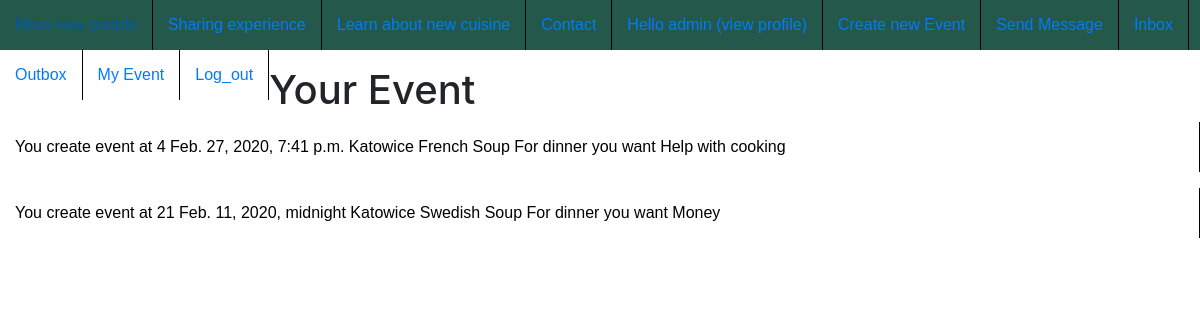
Before: /my_event_detail/ (signed in) with the older database file.
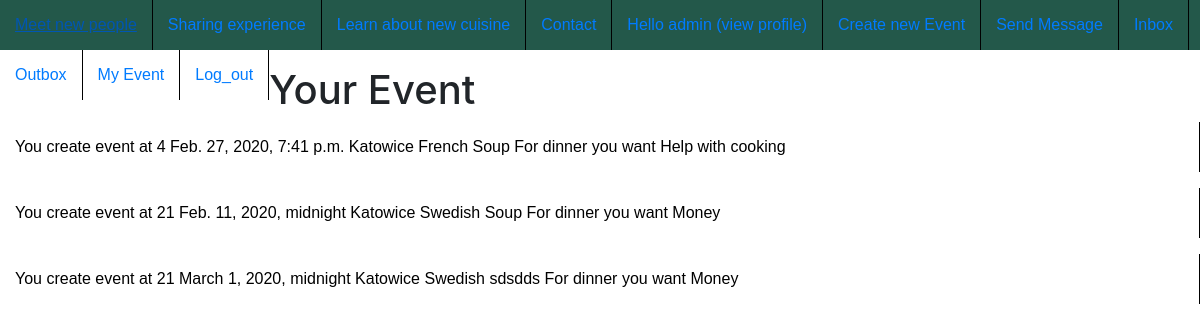
After: the same page with the newer database file.
### cooking/models.py (models this page shows, shortened)
class Event(models.Model):
    COST_CHOISES = (
        ('M', 'Money'),
        ('P', 'Product'),
        ('C', "Help with cooking"),
        ('D', "Help with wash dish"),
    )
    owner = models.ForeignKey(User, related_name="owner", on_delete=models.CASCADE)
    people = models.IntegerField()
    date = models.DateTimeField()
    place = models.CharField(max_length=128)
    cuisine = models.ForeignKey(Cuisine, on_delete=models.CASCADE)
    meal = models.CharField(max_length=256,default='')
    cost = models.CharField(max_length=1, choices=COST_CHOISES, default='M')

class Cuisine(models.Model):
    name = models.CharField(max_length=48)
    description = models.TextField(null=True)
    def __str__(self):
        return self.name

### cooking/views.py (the view)
# urls.py: path('my_event_detail/', MyEventView.as_view(), name="my_event"),
class MyEventView(View):
    def get(self, request,*args, **kwargs):
        if request.user.is_authenticated:
            event_list = Event.objects.filter(owner=request.user)
            return render(request, "show_event.html", {'event_list': event_list}, )

### cooking/templates/show_event.html (shortened to what this page needs)
{% load static %}
<link rel="stylesheet" type="text/css" href="{% static 'CSS/event.css' %}">
<link rel="stylesheet" href="https://stackpath.bootstrapcdn.com/bootstrap/4.1.3/css/bootstrap.min.css">
{% if user.is_authenticated %}
<ul>
<li><a href="/meet/">Meet new people</a></li>
<li><a href="{% url 'experience' %}">Sharing experience</a></li>
<li><a href="/cuisine/">Learn about new cuisine</a></li>
<li><a href="/contact/">Contact</a></li>
<li> <a href="/user_detail/{{ user.id }}"> Hello {{user.username}} (view profile)</a> </li>
<li> <a href="{% url 'event_create' %}"> Create new Event </a> </li>
<li> <a href="{% url 'message_create' %}"> Send Message </a> </li>
<li> <a href="{% url 'inbox' %}"> Inbox </a> </li>
<li> <a href="{% url 'outbox' %}"> Outbox </a> </li>
<li> <a href="{% url 'my_event' %}"> My Event </a> </li>
<li><a href="/logout/">Log_out</a></li>
</ul>
{% endif %}
<h1>Your Event</h1>
{% for event in event_list %}
<p><a href="/event_detail/{{ event.id }}" style="color: black">You create event at {{event.people}} {{event.date}} {{event.place}} {{event.cuisine}} {{event.meal}}
For dinner you want {{event.get_cost_display}}</a>
</p>
{% endfor %}

Changed rows visible on the page:
added Event: people "21", date "March 1, 2020, midnight", place "Katowice", cuisine "Swedish", meal "sdsdds", cost "Money"
